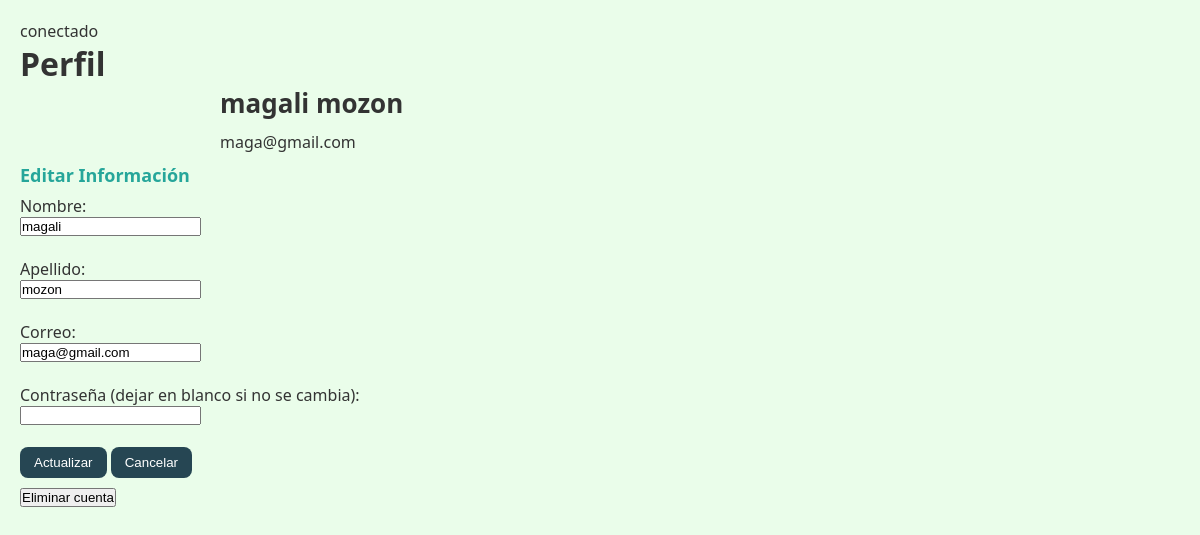
The app's page /perfil.php (signed in) with its own data.
### tables this page shows
CREATE TABLE `usuarios` (
  `id_usuario` int(30) NOT NULL,
  `nombre` varchar(30) NOT NULL,
  `apellido` varchar(30) NOT NULL,
  `correo` varchar(30) NOT NULL,
  `contraseña` varchar(30) NOT NULL,
  `id_cargo` int(11) NOT NULL,
  `foto` varchar(222) NOT NULL
);

### perfil.php (the view, shortened to what this page needs)
<?php
include("conexion.php");
$id = $_SESSION['id_usuario'];
$sql = "SELECT * FROM usuarios WHERE id_usuario = ?";
$stmt = $conexion->prepare($sql);
$stmt->bind_param("i", $id);
$stmt->execute();
$resultado = $stmt->get_result();
$usuario = $resultado->fetch_assoc();
?>
<!DOCTYPE html>
<html lang="en">
<head>
    <link rel="stylesheet" href="css/perfil.css" />
</head>
<body>
    <H1>Perfil</H1>
  <main>
    <section class="perfil-container">
      <div class="perfil-info">
          <div class="datos-usuario">
            <h2><?= htmlspecialchars($usuario['nombre']) . " " . htmlspecialchars($usuario['apellido']) ?></h2>
            <p><?= htmlspecialchars($usuario['correo']) ?></p>
          </div>
        </div>
        <div class="descripcion">
          <h3>Editar Información</h3>
          <form method="POST" action="procesar_actualizacion_perfil.php">
            <label>Nombre:</label><br>
            <input type="text" name="nombre" value="<?= htmlspecialchars($usuario['nombre']) ?>" required><br><br>
            <label>Apellido:</label><br>
            <input type="text" name="apellido" value="<?= htmlspecialchars($usuario['apellido']) ?>" required><br><br>
            <label>Correo:</label><br>
            <input type="email" name="correo" value="<?= htmlspecialchars($usuario['correo']) ?>" required><br><br>
            <label>Contraseña (dejar en blanco si no se cambia):</label><br>
            <input type="password" name="contraseña" autocomplete="new-password"><br><br>
            <button type="submit">Actualizar</button>
            <?php
            $destinoCancelar = ($usuario['id_cargo'] == 3) ? "despachar.php" : "inicio.php";
            ?>
              <a href="<?= $destinoCancelar ?>"><button type="button">Cancelar</button></a>
          </form>
        </div>
        <div class="eliminar">
          <form method="POST" action="eliminar_cuenta.php" onsubmit="return confirm('¿Estás seguro que querés eliminar tu cuenta?')">
            <button type="submit" class="btn-eliminar">Eliminar cuenta</button>
          </form>
        </div>
    </section>
  </main>
</body>
</html>

### css/perfil.css (style rules this page uses)
* { box-sizing: border-box; margin: 0; padding: 0; }
body { font-family: 'Segoe UI', sans-serif; background-color: #eafdea; color: #333; padding: 20px; }
.perfil-info { display: flex; flex-direction: column; gap: 30px; max-width: 800px; margin: auto; }
.datos-usuario { flex: 1; padding-left: 20px; }
.datos-usuario h2 { font-size: 26px; margin-bottom: 10px; }
.descripcion { padding: 10px 0; }
.descripcion h3 { font-size: 18px; color: #26a69a; margin-bottom: 8px; }
.descripcion button { padding: 8px 14px; background-color: #264653; color: white; border: none; border-radius: 8px; cursor: pointer; }

### records on screen
usuarios: nombre "magali", apellido "mozon", correo "maga@gmail.com"
